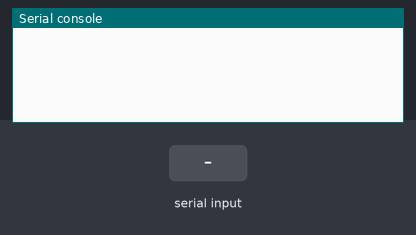
A program run on a simulated Raspberry Pi Pico running MicroPython. On the bench: the last lines printed to the serial console. The test bench sets the inputs (shaded band).

Above: at 1.2 s.
1.3 s: "1" received over the second serial link
At 2.0 s:
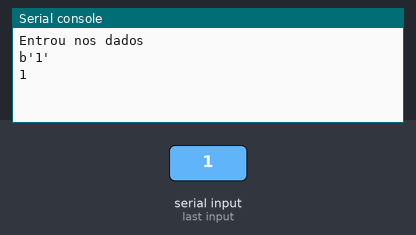
2.8 s: "0" received over the second serial link
At 4.0 s:
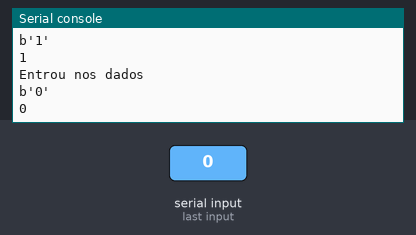
4.3 s: "2" received over the second serial link
At 5.4 s:
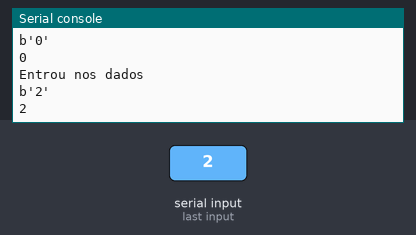

The program:

ConexaoSerial.py
```python
from machine import Pin, UART
import time

uart = UART(0, baudrate=115200, tx=Pin(0), rx=Pin(1))

uart.init(bits=8, parity=None, stop=1)

while True:

    if uart.any():
        print("Entrou nos dados")
        buffer = uart.read()
        print(buffer)
        data = buffer.decode('ascii')  # Decodifica os bytes em string ASCII
        print(data)

        time.sleep(1)
```

Measured:
- after the input at 1.3 s, the serial console: prints a new line at once (image 1)
- after the input at 2.8 s, the serial console: prints a new line at once (image 2)
- after the input at 4.3 s, the serial console: prints a new line at once (image 3)
